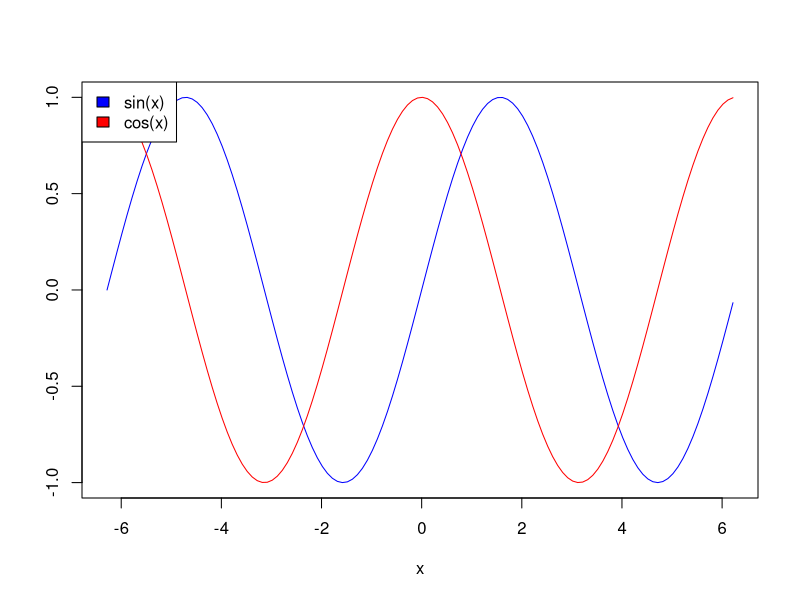
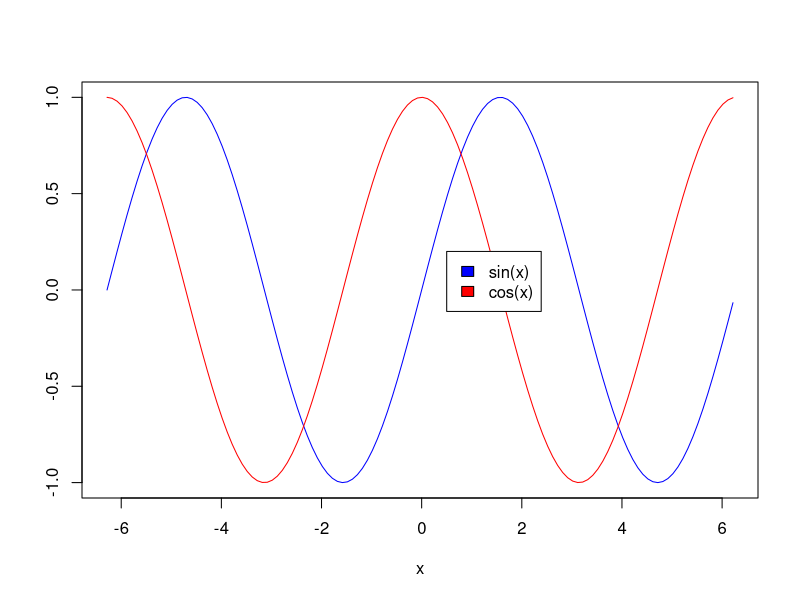
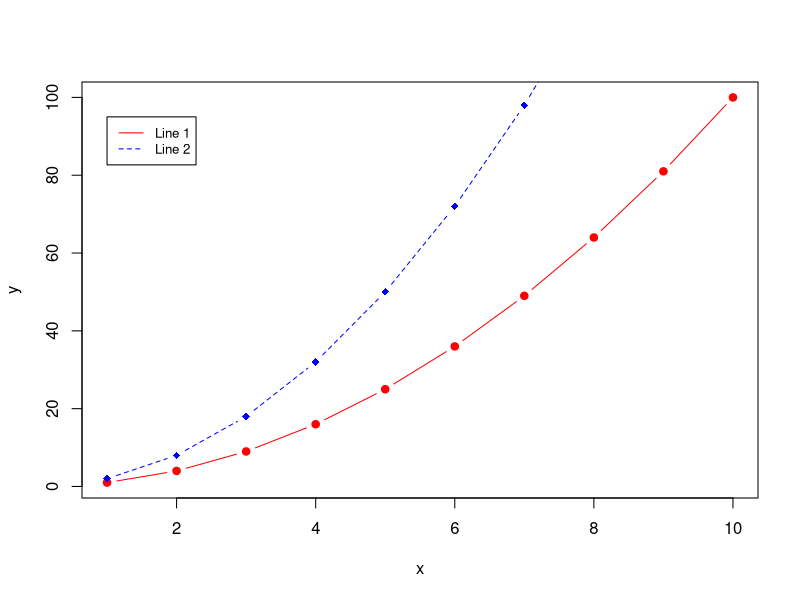
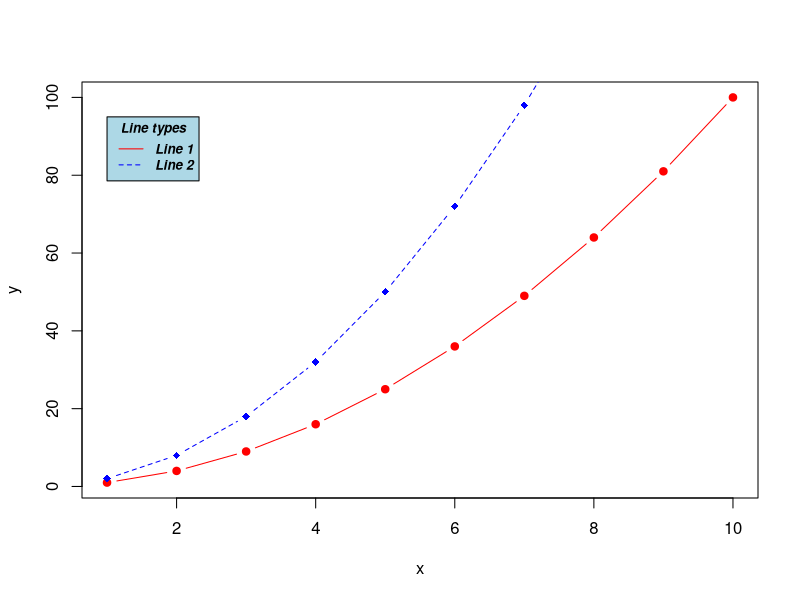
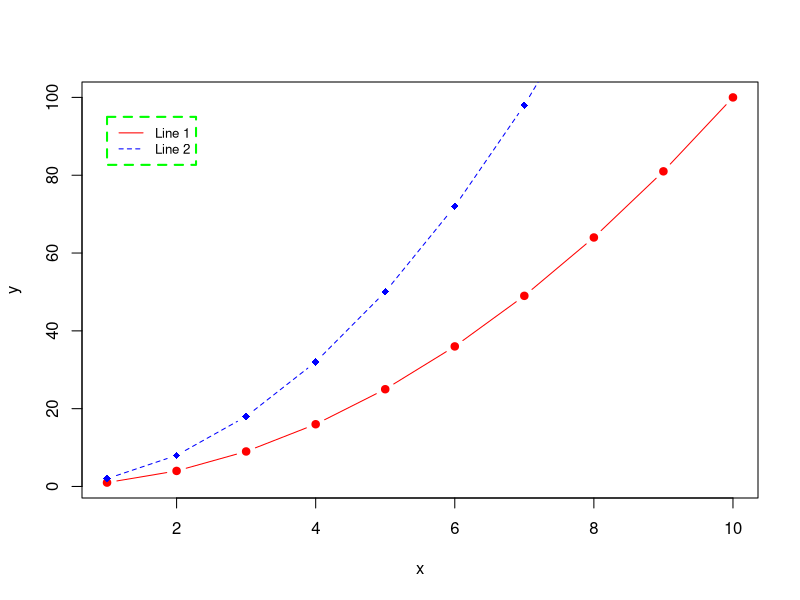
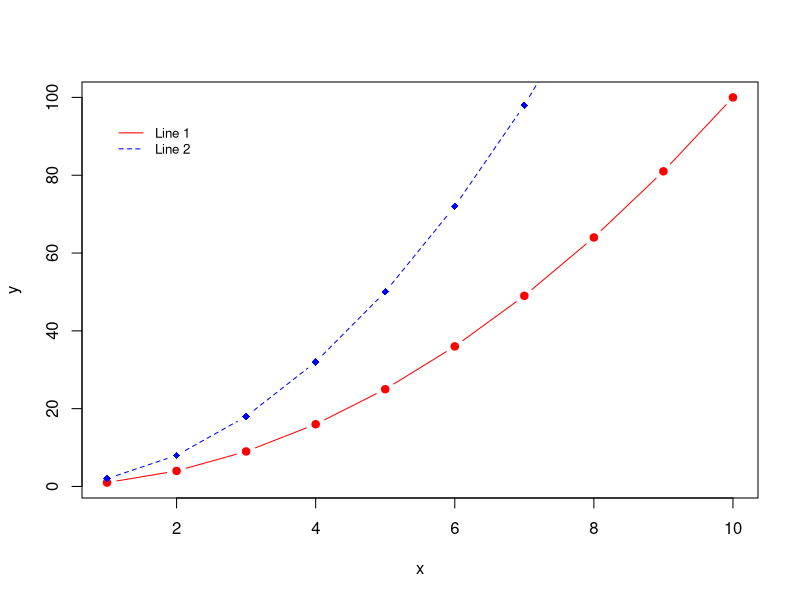
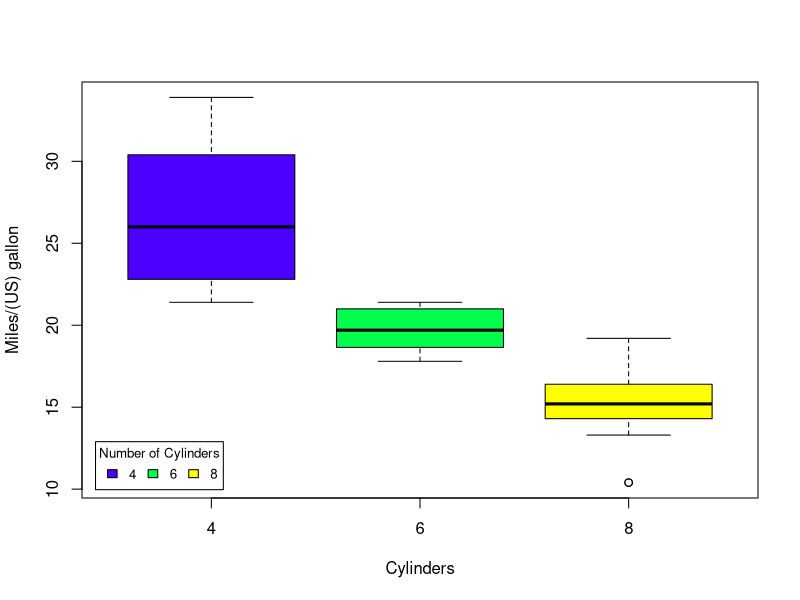

The R source for these figures, in order:
## ---- chunk 1
x <- seq(-2*pi,2*pi,0.1)
plot(x, sin(x),ylab="",type="l",col="blue")
lines(x,cos(x), col="red")
legend("topleft",c("sin(x)","cos(x)"),fill=c("blue","red"))
## ---- chunk 2
x <- seq(-2*pi,2*pi,0.1)
plot(x, sin(x),ylab="",type="l",col="blue")
lines(x,cos(x), col="red")
legend(0.5,0.2,c("sin(x)","cos(x)"),fill=c("blue","red"))
## ---- chunk 3
x<-1:10; y1=x*x; y2=2*y1
plot(x, y1, type="b", pch=19, col="red", xlab="x", ylab="y")
lines(x, y2, pch=18, col="blue", type="b", lty=2)
legend(1, 95, legend=c("Line 1", "Line 2"),
       col=c("red", "blue"), lty=1:2, cex=0.8)
## ---- chunk 4
x<-1:10; y1=x*x; y2=2*y1
plot(x, y1, type="b", pch=19, col="red", xlab="x", ylab="y")
lines(x, y2, pch=18, col="blue", type="b", lty=2)
legend(1, 95, legend=c("Line 1", "Line 2"),
       col=c("red", "blue"), lty=1:2, cex=0.8,
       title="Line types", text.font=4, bg='lightblue')
## ---- chunk 5
x<-1:10; y1=x*x; y2=2*y1
plot(x, y1, type="b", pch=19, col="red", xlab="x", ylab="y")
lines(x, y2, pch=18, col="blue", type="b", lty=2)
legend(1, 95, legend=c("Line 1", "Line 2"),
       col=c("red", "blue"), lty=1:2, cex=0.8,
       box.lty=2, box.lwd=2, box.col="green")
## ---- chunk 6
x<-1:10; y1=x*x; y2=2*y1
plot(x, y1, type="b", pch=19, col="red", xlab="x", ylab="y")
lines(x, y2, pch=18, col="blue", type="b", lty=2)
legend(1, 95, legend=c("Line 1", "Line 2"),
       col=c("red", "blue"), lty=1:2, cex=0.8,
       box.lty=0)
## ---- chunk 7
boxplot(mtcars$mpg~mtcars$cyl, 
        xlab="Cylinders", ylab="Miles/(US) gallon", 
        col=topo.colors(3))
   
legend("bottomleft", inset=.02, title="Number of Cylinders",
   c("4","6","8"), fill=topo.colors(3), horiz=TRUE, cex=0.8)
